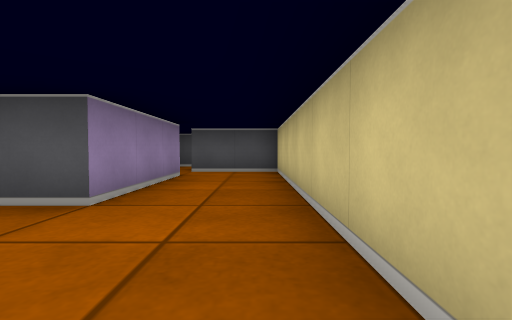
View 1 (above)

14 first-person views from a walk through a cub3D level. The camera is about half as high as the walls, tilts 2° down and sees 85° across. The floor is counted in squares. Each view is taken from the middle of a square. On the plan, view 1 faces up. The plan holds only what a view shows up to about 9 squares ahead; the rest is blank.

View 2
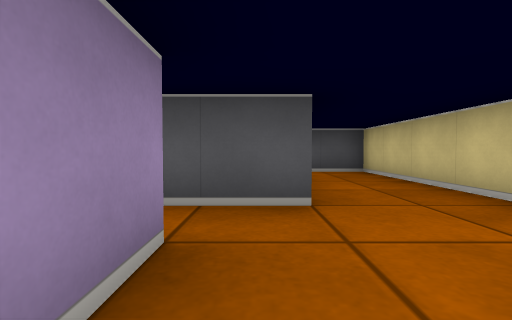

View 3
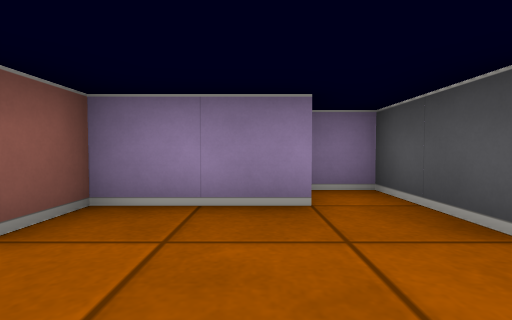

View 4
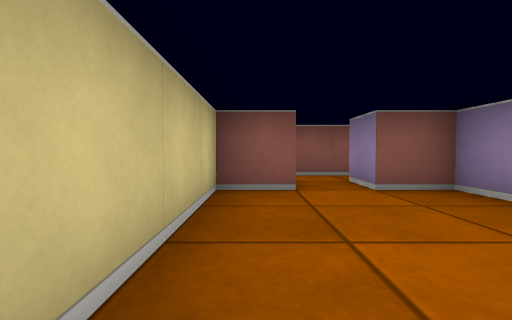

View 5
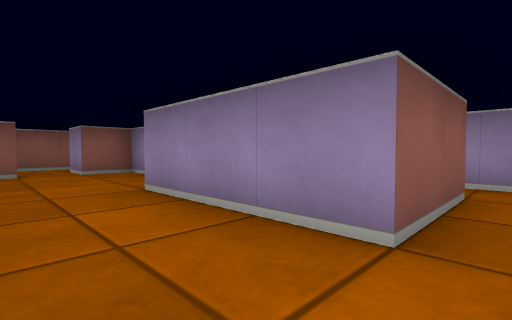

View 6
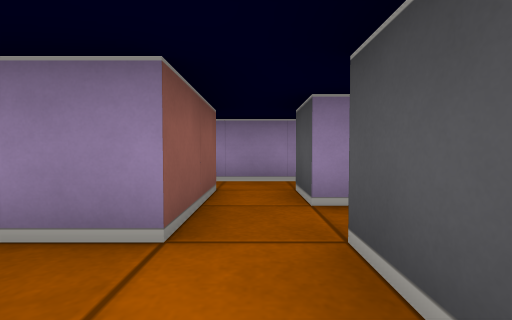

View 7
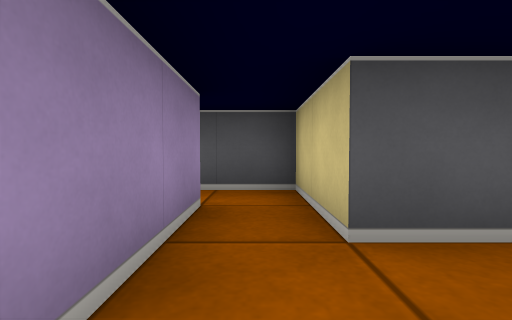

View 8
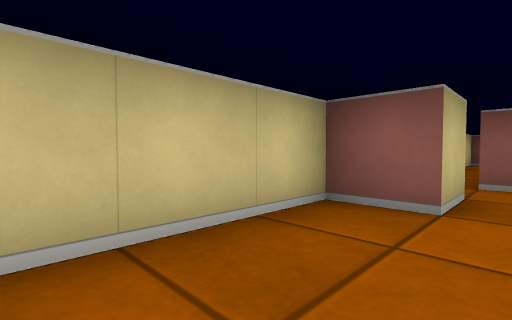

View 9
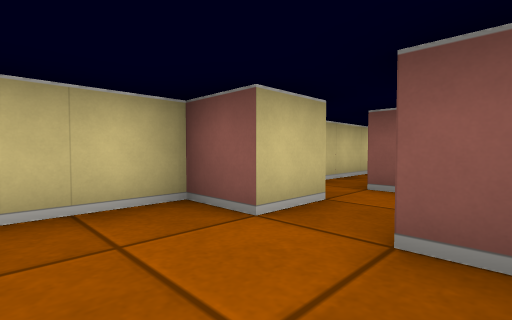

View 10
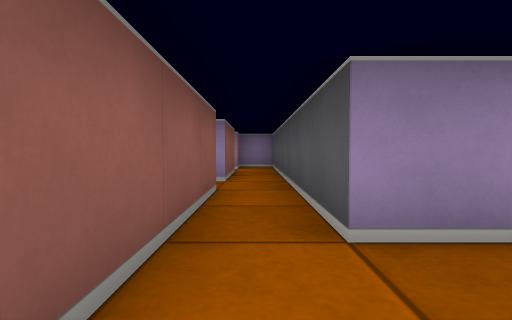

View 11
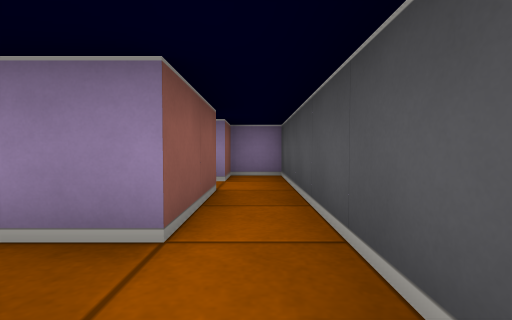

View 12
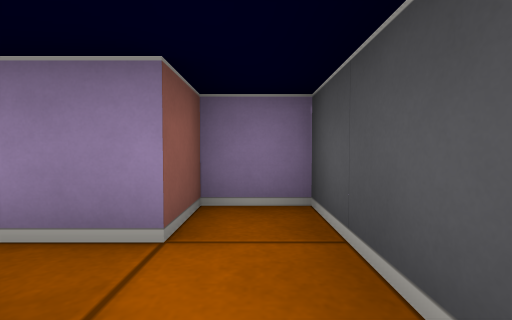

View 13
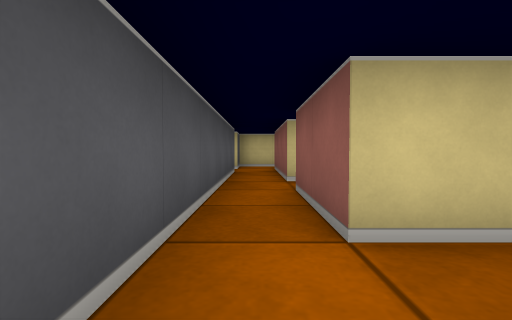

View 14
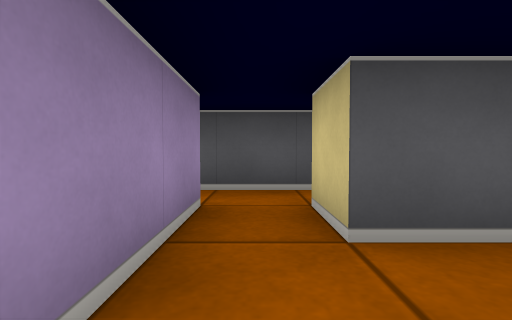

### Floor plan
Key: @ floor where view 1 was taken; # wall or solid block; . floor.
Columns run from 9 left of view 1 to 1 right of it. Each row starts with its distance up from view 1.
  9     ####
  8     ..#.
  7     #.#.###
  6     #.....#
  5     #.##..#
  4        #..#
  3      ###..#
  2      #....#
  1      ##...#
  0       #..@#
 -1 ########.##
 -2 #.........#
 -3 ##.##.###.#
 -4     #..  .#
 -5      .   .#
 -6          .
 -7          .
 -8          .
 -9          .#

Positions as (right, up) in squares from view 1, and headings:
1: (0, 0), facing up
2: (-2, 0), facing up
3: (0, 1), facing left
4: (0, 3), facing down
5: (0, 6), facing down-left
6: (0, 6), facing left
7: (-4, 5), facing up
8: (-1, 2), facing down-right
9: (-2, 1), facing down-right
10: (0, -2), facing left
11: (-3, -2), facing left
12: (-6, -2), facing left
13: (-8, -2), facing right
14: (-4, -5), facing up
